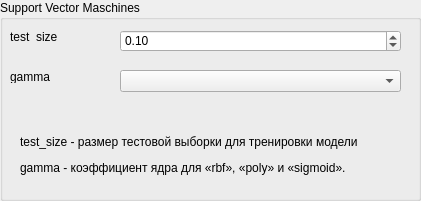
      <widget class="QGroupBox" name="SVM">
       <property name="geometry">
        <rect>
         <x>470</x>
         <y>280</y>
         <width>421</width>
         <height>201</height>
        </rect>
       </property>
       <property name="title">
        <string>Support Vector Maschines</string>
       </property>
       <widget class="QLabel" name="label_30">
        <property name="geometry">
         <rect>
          <x>10</x>
          <y>30</y>
          <width>47</width>
          <height>13</height>
         </rect>
        </property>
        <property name="text">
         <string>test_size</string>
        </property>
       </widget>
       <widget class="QDoubleSpinBox" name="doubleSpinBox_8">
        <property name="geometry">
         <rect>
          <x>120</x>
          <y>30</y>
          <width>281</width>
          <height>22</height>
         </rect>
        </property>
        <property name="maximum">
         <double>1.000000000000000</double>
        </property>
        <property name="singleStep">
         <double>0.010000000000000</double>
        </property>
        <property name="value">
         <double>0.100000000000000</double>
        </property>
       </widget>
       <widget class="QLabel" name="label_31">
        <property name="geometry">
         <rect>
          <x>10</x>
          <y>70</y>
          <width>47</width>
          <height>13</height>
         </rect>
        </property>
        <property name="text">
         <string>gamma</string>
        </property>
       </widget>
       <widget class="QComboBox" name="comboBox_13">
        <property name="geometry">
         <rect>
          <x>120</x>
          <y>70</y>
          <width>281</width>
          <height>22</height>
         </rect>
        </property>
       </widget>
       <widget class="QLabel" name="label_61">
        <property name="geometry">
         <rect>
          <x>20</x>
          <y>120</y>
          <width>381</width>
          <height>71</height>
         </rect>
        </property>
        <property name="text">
         <string>&lt;html&gt;&lt;head/&gt;&lt;body&gt;&lt;p&gt;test_size - размер тестовой выборки для тренировки модели&lt;/p&gt;&lt;p&gt;gamma - коэффициент ядра для «rbf», «poly» и «sigmoid».&lt;/p&gt;&lt;/body&gt;&lt;/html&gt;</string>
        </property>
       </widget>
      </widget>
